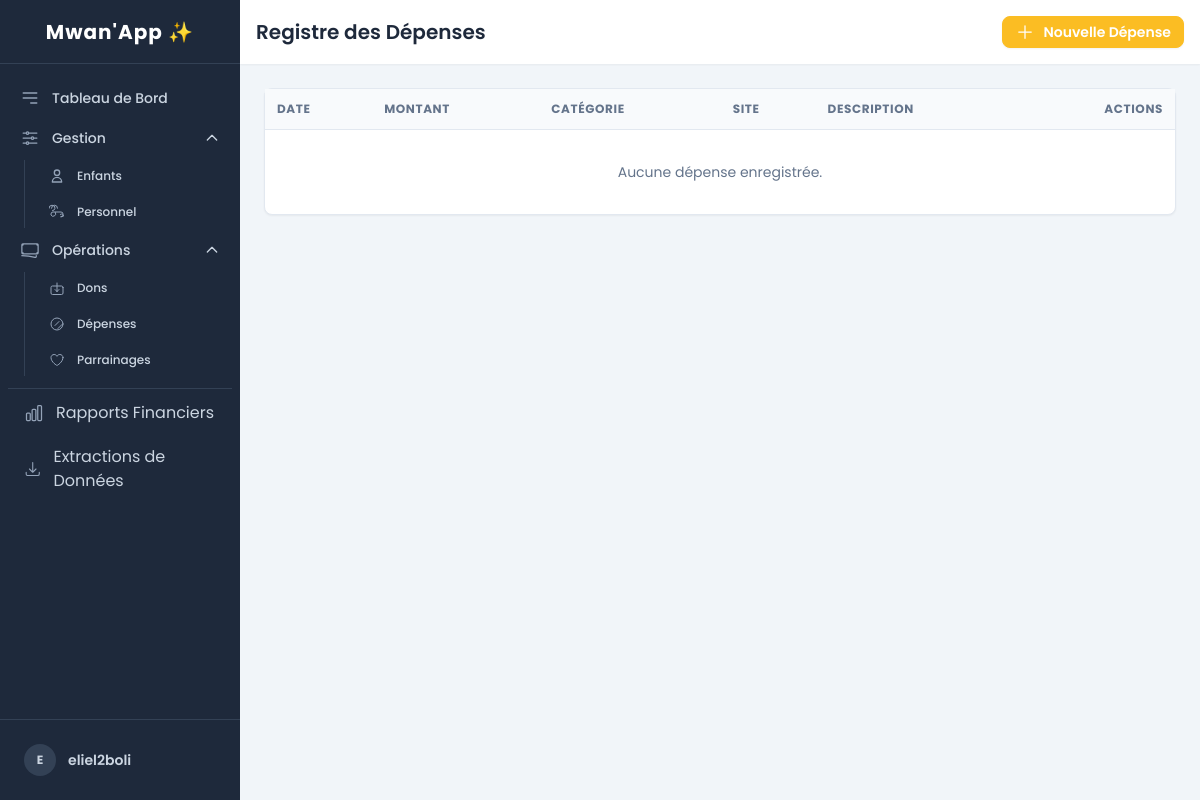
/finances/depenses/ (signed in), run on an earlier commit of the app's database.
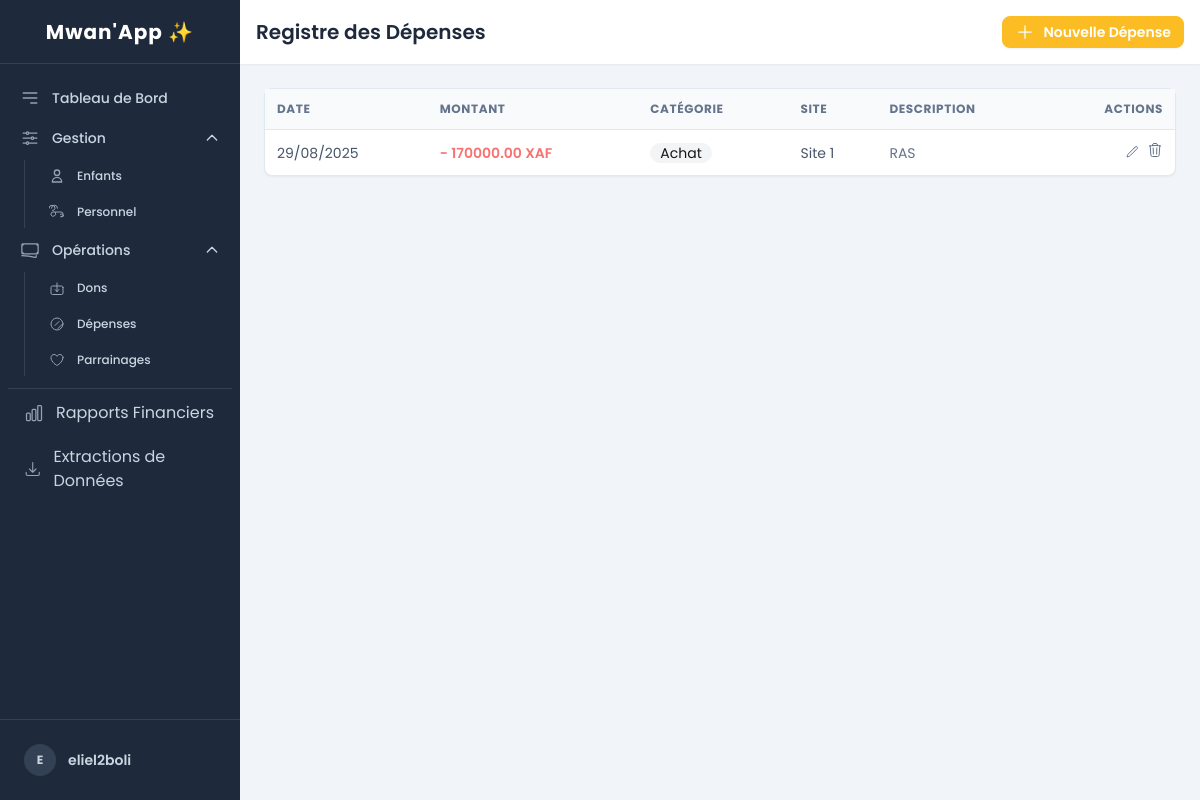
And on a later commit of the database.
### utilisateurs/models.py (models this page shows)
class CustomUser(AbstractUser):
    ROLE_CHOICES = (
        ('directeur', 'Directeur'),
        ('soignant', 'Soignant'),
        ('comptable', 'Comptable'),
    )
    role = models.CharField(max_length=20, choices=ROLE_CHOICES)
    site = models.ForeignKey(SiteOrphelinat, on_delete=models.PROTECT, null=True, blank=True)

### gestion_financiere/models.py (models this page shows, shortened)
class Depense(models.Model):
    compte = models.ForeignKey(CompteFinancier, on_delete=models.PROTECT)
    site = models.ForeignKey(SiteOrphelinat, on_delete=models.PROTECT)
    site = models.ForeignKey(SiteOrphelinat, on_delete=models.PROTECT)
    montant = models.DecimalField(max_digits=10, decimal_places=2)
    categorie = models.CharField(max_length=100, help_text="Ex: Loyer, Nourriture, Salaires...")
    date_depense = models.DateField()
    description = models.TextField()
    is_active = models.BooleanField(default=True)

### sites_gestion/models.py (models this page shows, shortened)
class SiteOrphelinat(models.Model):
    nom = models.CharField(max_length=200, unique=True)
    ville = models.CharField(max_length=100)
    pays = models.CharField(max_length=100)
    adresse = models.TextField(blank=True)
    date_creation = models.DateField(auto_now_add=True)

### gestion_financiere/views.py (the view)
# urls.py: path('depenses/', DepenseListView.as_view(), name='depense_list'),
class DepenseListView(LoginRequiredMixin, ListView):
    model = Depense
    template_name = 'gestion_financiere/depense_list.html'
    context_object_name = 'depenses'
    paginate_by = 15
    def get_queryset(self):
        user = self.request.user
        queryset = Depense.objects.filter(is_active=True).select_related('site').order_by('-date_depense')
        if user.is_superuser:
            return queryset
        return queryset.filter(site=user.site)

### templates/gestion_financiere/depense_list.html (shortened to what this page needs)
{% extends 'base.html' %}
{% block page_title %}Registre des Dépenses{% endblock %}
{% block page_actions %}
  <a href="{% url 'gestion_financiere:depense_create' %}" class="btn btn-warning btn-sm text-white">
    <svg xmlns="http://www.w3.org/2000/svg" fill="none" viewBox="0 0 24 24" stroke-width="1.5" stroke="currentColor" class="w-5 h-5"><path stroke-linecap="round" stroke-linejoin="round" d="M12 4.5v15m7.5-7.5h-15" /></svg>
    Nouvelle Dépense
  </a>
{% endblock %}
{% block content %}
<div class="bg-white rounded-lg shadow-sm border border-slate-200">
    <div class="overflow-x-auto">
        <table class="w-full">
          <thead class="bg-slate-50 border-b border-slate-200">
            <tr class="text-xs font-semibold text-slate-500 uppercase tracking-wider text-left">
              <th class="p-3">Date</th>
              <th class="p-3">Montant</th>
              <th class="p-3">Catégorie</th>
              <th class="p-3">Site</th>
              <th class="p-3">Description</th>
              <th class="p-3 text-right">Actions</th>
            </tr>
          </thead>
          <tbody class="divide-y divide-slate-200 text-sm">
            {% for depense in depenses %}
              {% if depense.is_active %}
              <tr class="hover:bg-slate-50">
                <td class="p-3 text-slate-600">{{ depense.date_depense|date:"d/m/Y" }}</td>
                <td class="p-3 font-semibold text-error">- {{ depense.montant }} XAF</td>
                <td class="p-3"><span class="badge badge-ghost">{{ depense.categorie }}</span></td>
                <td class="p-3 text-slate-600">{{ depense.site.nom }}</td>
                <td class="p-3 text-slate-500 truncate max-w-xs">{{ depense.description|default:"-" }}</td>
                <td class="p-3">
                    <div class="flex items-center justify-end space-x-2">
                        <a href="{% url 'gestion_financiere:depense_update' pk=depense.pk %}" class="tooltip" data-tip="Modifier">
                        </a>
                        <form method="post" action="{% url 'gestion_financiere:depense_delete' pk=depense.pk %}" onsubmit="return confirm('Êtes-vous sûr de vouloir archiver cette dépense ?');">
                            <button type="submit" class="tooltip" data-tip="Archiver">
                            </button>
                        </form>
                    </div>
                </td>
              </tr>
              {% endif %}
            {% empty %}
              <tr><td colspan="6" class="text-center p-8 text-slate-500">Aucune dépense enregistrée.</td></tr>
            {% endfor %}
          </tbody>
        </table>
    </div>
</div>
{% endblock %}

### templates/base.html (shortened to what this page needs)
{% load static %}
<!DOCTYPE html>
<html lang="fr">
<head>
    <link href="{% static 'css/output.css' %}" rel="stylesheet">
</head>
<body class="bg-slate-100 font-sans antialiased">
    <div x-data="{ sidebarOpen: false }" @keydown.escape.window="sidebarOpen = false" class="flex h-screen bg-slate-100">
        <aside class="w-60 flex-shrink-0 bg-slate-800 text-white flex flex-col fixed inset-y-0 left-0 z-30 transition-transform duration-300 ease-in-out md:relative md:translate-x-0"
               :class="sidebarOpen ? 'translate-x-0' : '-translate-x-full'">
            <div class="h-16 flex items-center justify-center px-4 border-b border-slate-700">
                <h1 class="text-xl font-bold text-white tracking-wider">Mwan'App ✨</h1>
            </div>
            <nav class="flex-1 px-2 py-4 space-y-1">
                <a href="{% url 'dashboard:home' %}" class="group flex items-center px-3 py-2 text-sm font-medium text-slate-300 hover:bg-slate-700 hover:text-white rounded-lg">
                    <svg class="h-5 w-5 mr-3 text-slate-400" xmlns="http://www.w3.org/2000/svg" fill="none" viewBox="0 0 24 24" stroke="currentColor"><path stroke-linecap="round" stroke-linejoin="round" stroke-width="2" d="M4 6h16M4 12h16m-7 6h7"></path></svg>
                    Tableau de Bord
                </a>
                <div x-data="{ open: true }">
                    <button @click="open = !open" class="w-full flex justify-between items-center px-3 py-2 text-sm font-medium text-slate-300 hover:bg-slate-700 hover:text-white rounded-lg group">
                        <span class="flex items-center">
                            Gestion
                        </span>
                        <svg class="h-4 w-4 transform transition-transform" :class="{'rotate-180': open}" xmlns="http://www.w3.org/2000/svg" fill="none" viewBox="0 0 24 24" stroke="currentColor"><path stroke-linecap="round" stroke-linejoin="round" stroke-width="2" d="M19 9l-7 7-7-7" /></svg>
                    </button>
                    <div x-show="open" x-transition class="mt-1 ml-4 pl-3 border-l border-slate-700 space-y-1">
                        <a href="{% url 'enfants_gestion:enfant_list' %}" class="group flex items-center px-3 py-2 text-xs font-medium text-slate-300 hover:bg-slate-700 hover:text-white rounded-lg">
                           <svg class="h-4 w-4 mr-3 text-slate-400" xmlns="http://www.w3.org/2000/svg" fill="none" viewBox="0 0 24 24" stroke="currentColor"><path stroke-linecap="round" stroke-linejoin="round" stroke-width="2" d="M16 7a4 4 0 11-8 0 4 4 0 018 0zM12 14a7 7 0 00-7 7h14a7 7 0 00-7-7z" /></svg>
                            Enfants
                        </a>
                        <a href="#" class="group flex items-center px-3 py-2 text-xs font-medium text-slate-300 hover:bg-slate-700 hover:text-white rounded-lg">
                            Personnel
                        </a>
                    </div>
                </div>
                <div x-data="{ open: true }">
                    <button @click="open = !open" class="w-full flex justify-between items-center px-3 py-2 text-sm font-medium text-slate-300 hover:bg-slate-700 hover:text-white rounded-lg group">
                        <span class="flex items-center">
                            Opérations
                        </span>
                        <svg class="h-4 w-4 transform transition-transform" :class="{'rotate-180': open}" xmlns="http://www.w3.org/2000/svg" fill="none" viewBox="0 0 24 24" stroke="currentColor"><path stroke-linecap="round" stroke-linejoin="round" stroke-width="2" d="M19 9l-7 7-7-7" /></svg>
                    </button>
                    <div x-show="open" x-transition class="mt-1 ml-4 pl-3 border-l border-slate-700 space-y-1">
                        <a href="{% url 'gestion_financiere:don_list' %}" class="group flex items-center px-3 py-2 text-xs font-medium text-slate-300 hover:bg-slate-700 hover:text-white rounded-lg">
                           Dons
                        </a>
                        <a href="{% url 'gestion_financiere:depense_list' %}" class="group flex items-center px-3 py-2 text-xs font-medium text-slate-300 hover:bg-slate-700 hover:text-white rounded-lg">
                            <svg class="h-4 w-4 mr-3 text-slate-400" xmlns="http://www.w3.org/2000/svg" fill="none" viewBox="0 0 24 24" stroke-width="1.5" stroke="currentColor"><path stroke-linecap="round" stroke-linejoin="round" d="M9 14.25l6-6m4.5 4.5l-6 6M21 12a9 9 0 11-18 0 9 9 0 0118 0z" /></svg>
                            Dépenses
                        </a>
                        <a href="#" class="group flex items-center px-3 py-2 text-xs font-medium text-slate-300 hover:bg-slate-700 hover:text-white rounded-lg">
                            Parrainages
                        </a>
                    </div>
                </div>
                <div class="pt-2"><div class="border-t border-slate-700"></div></div>
                <a href="{% url 'gestion_financiere:rapport_financier' %}" class="group flex items-center px-4 py-2 text-slate-300 hover:bg-slate-700 hover:text-white rounded-lg">
                    Rapports Financiers
                </a>
                <a href="{% url 'enfants_gestion:enfant_export' %}" class="group flex items-center px-4 py-2 text-slate-300 hover:bg-slate-700 hover:text-white rounded-lg">
                    Extractions de Données
                </a>
            </nav>
            <div class="relative border-t border-slate-700 p-4" x-data="{ open: false }">
                <button @click="open = !open" class="w-full flex items-center p-2 text-sm text-slate-300 hover:bg-slate-700 rounded-lg text-left group">
                    <span class="flex-shrink-0 w-8 h-8 rounded-full bg-slate-700 flex items-center justify-center"><span class="font-bold text-xs">{{ user.username|first|upper }}</span></span>
                    <span class="ml-3 truncate"><span class="block font-semibold">{{ user.username }}</span></span>
                </button>
            </div>
        </aside>
        <div class="flex-1 flex flex-col overflow-hidden">
            <header class="bg-white shadow-sm p-4 flex justify-between items-center h-16">
                <div>
                    <h2 class="text-xl font-semibold text-slate-800">{% block page_title %}Tableau de bord{% endblock %}</h2>
                </div>
                <div class="ml-auto flex items-center space-x-4">
                    <div class="hidden sm:block">{% block page_actions %}{% endblock %}</div>
                </div>
            </header>
            <main class="flex-1 overflow-y-auto p-6">
                {% block content %}{% endblock %}
            </main>
        </div>
    </div>
</body>
</html>

What changed in the data, as far as the page shows it:
added Depense: date_depense "29/08/2025", montant "170000.00", categorie "Achat", site.nom "Site 1", description "RAS"
Also different on the page:
text no longer shown: "Aucune dépense enregistrée."
